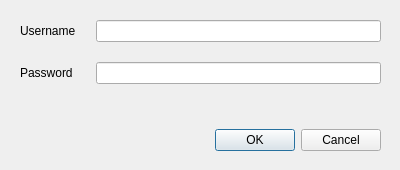
<?xml version="1.0" encoding="UTF-8"?>
<ui version="4.0">
 <class>SignInDialog</class>
 <widget class="QDialog" name="SignInDialog">
  <property name="windowModality">
   <enum>Qt::ApplicationModal</enum>
  </property>
  <property name="geometry">
   <rect>
    <x>0</x>
    <y>0</y>
    <width>400</width>
    <height>170</height>
   </rect>
  </property>
  <property name="sizePolicy">
   <sizepolicy hsizetype="MinimumExpanding" vsizetype="MinimumExpanding">
    <horstretch>0</horstretch>
    <verstretch>0</verstretch>
   </sizepolicy>
  </property>
  <property name="minimumSize">
   <size>
    <width>400</width>
    <height>170</height>
   </size>
  </property>
  <property name="windowTitle">
   <string>Sign in...</string>
  </property>
  <property name="windowIcon">
   <iconset theme="security-medium"/>
  </property>
  <widget class="QWidget" name="verticalLayoutWidget">
   <property name="geometry">
    <rect>
     <x>0</x>
     <y>0</y>
     <width>401</width>
     <height>171</height>
    </rect>
   </property>
   <layout class="QVBoxLayout" name="verticalLayout" stretch="0,0">
    <property name="spacing">
     <number>0</number>
    </property>
    <property name="sizeConstraint">
     <enum>QLayout::SetNoConstraint</enum>
    </property>
    <property name="leftMargin">
     <number>20</number>
    </property>
    <property name="rightMargin">
     <number>20</number>
    </property>
    <property name="bottomMargin">
     <number>20</number>
    </property>
    <item>
     <layout class="QFormLayout" name="formLayout">
      <property name="sizeConstraint">
       <enum>QLayout::SetNoConstraint</enum>
      </property>
      <property name="horizontalSpacing">
       <number>20</number>
      </property>
      <property name="verticalSpacing">
       <number>20</number>
      </property>
      <property name="leftMargin">
       <number>0</number>
      </property>
      <property name="topMargin">
       <number>20</number>
      </property>
      <property name="rightMargin">
       <number>0</number>
      </property>
      <property name="bottomMargin">
       <number>20</number>
      </property>
      <item row="0" column="1">
       <widget class="QLineEdit" name="lineEdit"/>
      </item>
      <item row="0" column="0">
       <widget class="QLabel" name="label">
        <property name="text">
         <string>Username</string>
        </property>
       </widget>
      </item>
      <item row="1" column="0">
       <widget class="QLabel" name="label_2">
        <property name="text">
         <string>Password</string>
        </property>
       </widget>
      </item>
      <item row="1" column="1">
       <widget class="QLineEdit" name="lineEdit_2">
        <property name="echoMode">
         <enum>QLineEdit::Password</enum>
        </property>
       </widget>
      </item>
     </layout>
    </item>
    <item>
     <widget class="QDialogButtonBox" name="buttonBox">
      <property name="orientation">
       <enum>Qt::Horizontal</enum>
      </property>
      <property name="standardButtons">
       <set>QDialogButtonBox::Cancel|QDialogButtonBox::Ok</set>
      </property>
     </widget>
    </item>
   </layout>
  </widget>
 </widget>
 <resources/>
 <connections>
  <connection>
   <sender>buttonBox</sender>
   <signal>accepted()</signal>
   <receiver>SignInDialog</receiver>
   <slot>accept()</slot>
   <hints>
    <hint type="sourcelabel">
     <x>248</x>
     <y>254</y>
    </hint>
    <hint type="destinationlabel">
     <x>157</x>
     <y>274</y>
    </hint>
   </hints>
  </connection>
  <connection>
   <sender>buttonBox</sender>
   <signal>rejected()</signal>
   <receiver>SignInDialog</receiver>
   <slot>reject()</slot>
   <hints>
    <hint type="sourcelabel">
     <x>316</x>
     <y>260</y>
    </hint>
    <hint type="destinationlabel">
     <x>286</x>
     <y>274</y>
    </hint>
   </hints>
  </connection>
 </connections>
</ui>
